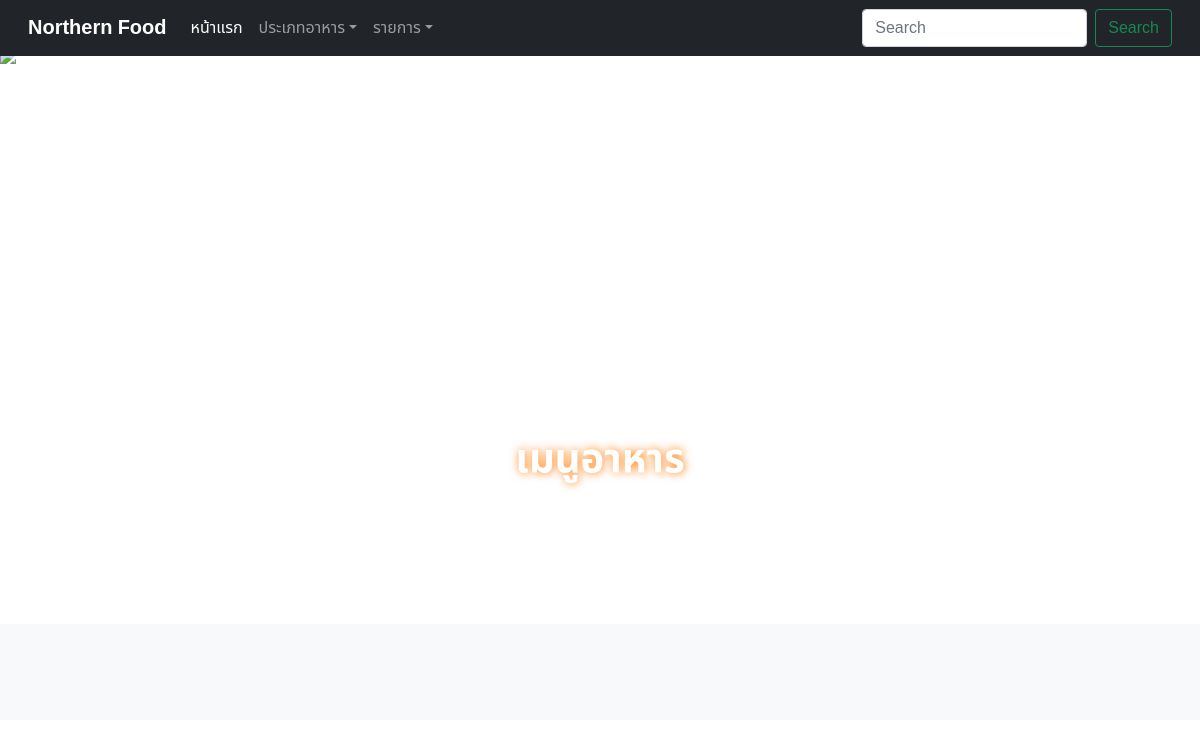
/food_user.php, run on an earlier commit of the app's database.
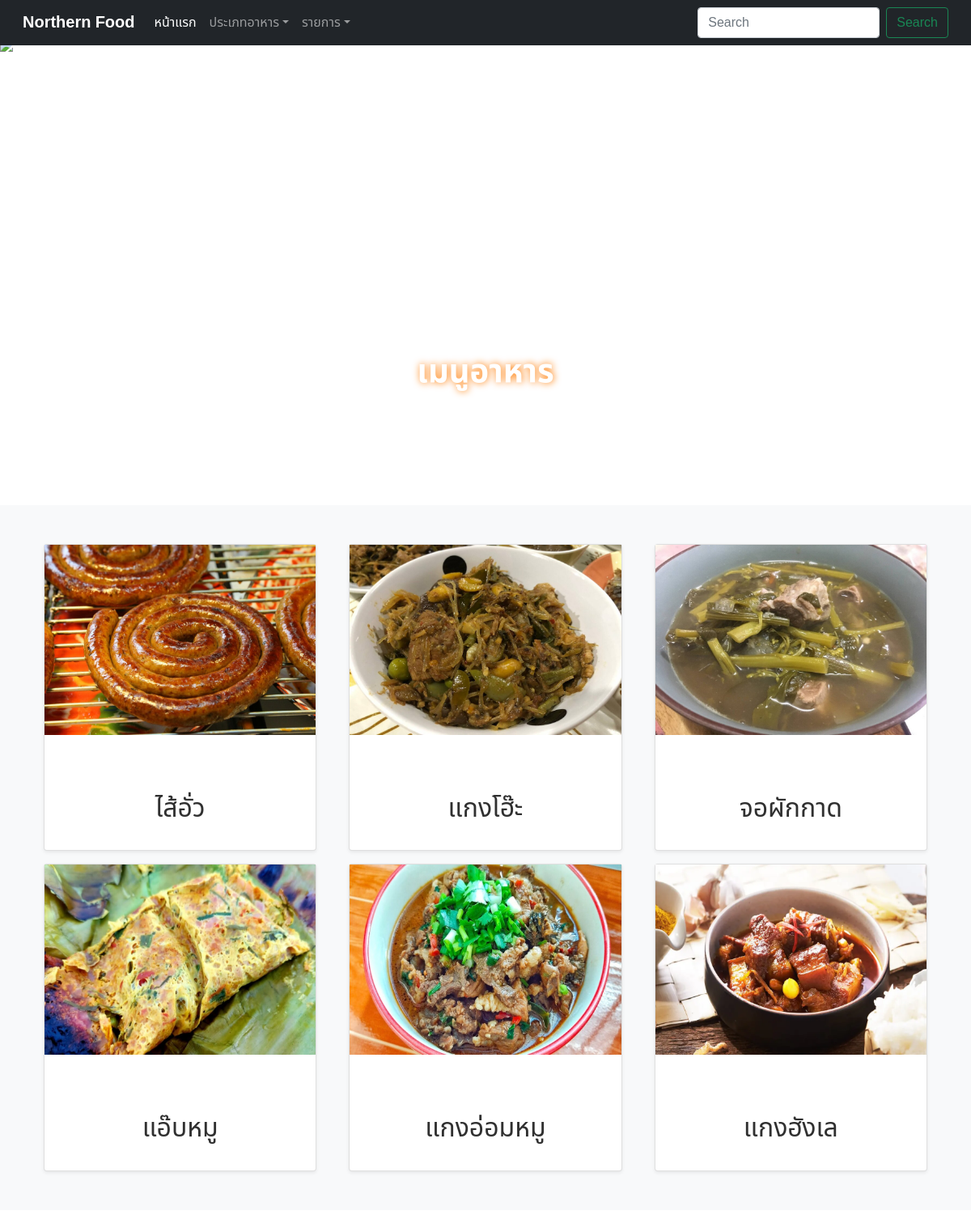
And on a later commit of the database.
### tables this page shows
CREATE TABLE `nf_food` (
  `food_id` int(11) NOT NULL,
  `food_name` varchar(100) NOT NULL,
  `food_desc` text NOT NULL,
  `food_img` text NOT NULL,
  `food_ingredients` text NOT NULL,
  `food_spices` text NOT NULL,
  `food_bg` text NOT NULL,
  `type_id` int(11) NOT NULL
);

### food_user.php (the view, shortened to what this page needs)
<?php
    require_once 'template_user/head_template.php';
    require_once 'template_user/navbar_template.php';
    include_once('./admin_page/model/connection.php');
    $food = $db->prepare('SELECT * from nf_food');
    $food->execute();
    $food_row = $food->fetchAll();
?>
<main>
    <div id="myCarousel" class="carousel slide carousel-fade" data-bs-ride="carousel">
        <div class="carousel-indicators">
            <button type="button" data-bs-target="#myCarousel" data-bs-slide-to="0" class="active" aria-current="true" aria-label="Slide 1"></button>
            <button type="button" data-bs-target="#myCarousel" data-bs-slide-to="1" aria-label="Slide 2"></button>
            <button type="button" data-bs-target="#myCarousel" data-bs-slide-to="2" aria-label="Slide 3"></button>
        </div>
        <div class="carousel-inner">
            <div class="carousel-item active">
                <img src="./img/cover-1.jpg">
                <div class="container">
                    <div class="carousel-caption">
                        <h1 class="title-center">เมนูอาหาร</h1>
                    </div>
                </div>
            </div>
        </div>
        <button class="carousel-control-prev" type="button" data-bs-target="#myCarousel" data-bs-slide="prev">
            <span class="carousel-control-prev-icon" aria-hidden="true"></span>
        </button>
        <button class="carousel-control-next" type="button" data-bs-target="#myCarousel" data-bs-slide="next">
            <span class="carousel-control-next-icon" aria-hidden="true"></span>
        </button>
    </div>
    <div class="album py-5 bg-light">
        <div class="container">
            <div class="row row-cols-1 row-cols-sm-2 row-cols-md-3 row-cols-lg-3 g-3">
            <?php foreach ($food_row as $row) { ?>
                <a href="food_detail.php?food_id=<?php echo $row['food_id']; ?>" target="_blank" class="card-hover">
                    <div class="col">
                        <div class="card shadow-sm hover-zoom">
                            <figure class="figure-list"><img class="img-fluid " src="upload/food/img/<?php echo $row['food_img'] ?>" width="100%"></figure>
                            <div class="card-body">
                                <p class="card-text"><h2 style="text-align: center;"><?php echo $row['food_name'] ?></h2></p>
                            </div>
                        </div>
                    </div>
                </a>
            <?php } ?>
            </div>
        </div>
    </div>
</main>
<?php
require_once 'template_user/script_template.php';
?>

What changed in the data, as far as the page shows it:
added nf_food: food_img (picture), food_name "ไส้อั่ว"
added nf_food: food_img (picture), food_name "แกงโฮ๊ะ"
added nf_food: food_img (picture), food_name "จอผักกาด"
added nf_food: food_img (picture), food_name "แอ๊บหมู"
added nf_food: food_img (picture), food_name "แกงอ่อมหมู"
added nf_food: food_img (picture), food_name "แกงฮังเล"
